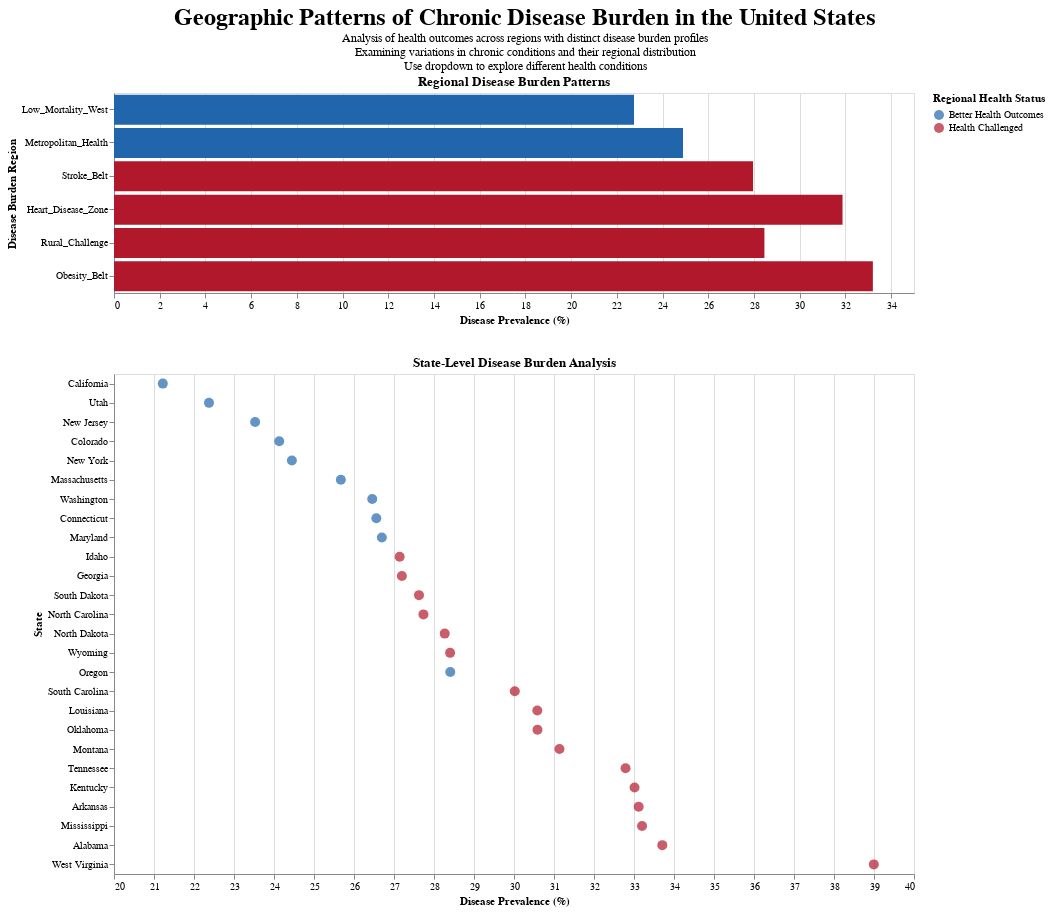

Here is the notebook cell this chart was saved with:
### Markdown cell above
### Analysis of Chronic Disease prevalence by Disease Burden Clusters
This grouping aligns with known chronic disease patterns

### Code cell
import altair as alt
import pandas as pd
import numpy as np
from vega_datasets import data
from typing import Dict, List, Tuple

def create_health_outcomes_analysis(
    df: pd.DataFrame,
    health_outcomes: Dict[str, str]
) -> alt.Chart:
    """
    Creates an interactive visualization of chronic disease patterns and health outcomes
    across regions characterized by their disease burden profiles, highlighting geographic
    variations in health conditions and their relationship to regional health characteristics.
    """
    disease_burden_regions = {
        'Diabetes_Belt': ['AL', 'MS', 'GA', 'SC', 'NC', 'TN', 'KY'],    # High diabetes prevalence
        'Stroke_Belt': ['NC', 'SC', 'GA', 'AL', 'MS', 'TN', 'AR', 'LA'], # High stroke rates
        'Heart_Disease_Zone': ['WV', 'KY', 'TN', 'OK', 'MS', 'AL'],      # High cardiovascular disease
        'Low_Mortality_West': ['CA', 'WA', 'OR', 'CO', 'UT'],            # Better health outcomes
        'Metropolitan_Health': ['NY', 'NJ', 'MA', 'CT', 'MD'],           # Urban health patterns
        'Rural_Challenge': ['MT', 'ID', 'WY', 'ND', 'SD'],               # Access challenges
        'Obesity_Belt': ['MS', 'AL', 'WV', 'KY', 'AR', 'LA']            # High obesity rates
    }
    
    # Define region types for color coding
    favorable_regions = ['Low_Mortality_West', 'Metropolitan_Health']
    challenged_regions = ['Diabetes_Belt', 'Stroke_Belt', 'Heart_Disease_Zone', 
                         'Rural_Challenge', 'Obesity_Belt']
    
    # Add disease burden region column and region type
    df['HealthRegion'] = df['StateAbbr'].map({
        state: region
        for region, states in disease_burden_regions.items()
        for state in states
    })
    
    df['RegionType'] = df['HealthRegion'].apply(
        lambda x: 'Better Health Outcomes' if x in favorable_regions else 'Health Challenged'
    )
    
    # Calculate regional statistics with confidence intervals
    regional_stats = []
    for measure in health_outcomes.keys():
        measure_col = f'{measure}_CrudePrev'
        
        region_data = df.groupby(['HealthRegion', 'RegionType']).agg({
            measure_col: ['mean', 'std', 'count']
        }).reset_index()
        
        # Calculate 95% confidence intervals
        region_data['CI_lower'] = region_data[(measure_col, 'mean')] - 1.96 * (
            region_data[(measure_col, 'std')] / np.sqrt(region_data[(measure_col, 'count')])
        )
        region_data['CI_upper'] = region_data[(measure_col, 'mean')] + 1.96 * (
            region_data[(measure_col, 'std')] / np.sqrt(region_data[(measure_col, 'count')])
        )
        
        region_data.columns = ['HealthRegion', 'RegionType'] + [
            f'{measure}_{stat}' for stat in ['mean', 'std', 'count', 'CI_lower', 'CI_upper']
        ]
        regional_stats.append(region_data)
    
    regional_data = regional_stats[0]
    for data in regional_stats[1:]:
        regional_data = regional_data.merge(data, on=['HealthRegion', 'RegionType'])
    
    # Create state-level statistics
    state_stats = []
    for measure in health_outcomes.keys():
        measure_col = f'{measure}_CrudePrev'
        
        state_data = df.groupby(['StateAbbr', 'StateDesc', 'HealthRegion', 'RegionType']).agg({
            measure_col: ['mean', 'std', 'count']
        }).reset_index()
        
        state_data.columns = ['StateAbbr', 'StateDesc', 'HealthRegion', 'RegionType'] + [
            f'{measure}_{stat}' for stat in ['mean', 'std', 'count']
        ]
        state_stats.append(state_data)
    
    state_data = state_stats[0]
    for data in state_stats[1:]:
        state_data = state_data.merge(data, on=['StateAbbr', 'StateDesc', 'HealthRegion', 'RegionType'])
    
    # Create measure selection with descriptive labels
    measure_select = alt.binding_select(
        options=list(health_outcomes.keys()),
        labels=[desc.split('among')[0].strip() for desc in health_outcomes.values()],
        name="Health Condition: "
    )
    
    selection = alt.param(
        name='health_outcome',
        value=list(health_outcomes.keys())[0],
        bind=measure_select
    )
    
    # Define color schemes for different region types
    color_scale = alt.Scale(
        domain=['Better Health Outcomes', 'Health Challenged'],
        range=['#2166ac', '#b2182b']  # Blue for better outcomes, Red for challenged
    )
    
    # Create regional comparison chart
    regional_chart = alt.Chart(regional_data).mark_bar().encode(
        x=alt.X('value:Q', 
                title='Disease Prevalence (%)',
                scale=alt.Scale(zero=False)),
        y=alt.Y('HealthRegion:N', 
                title='Disease Burden Region',
                sort=['Low_Mortality_West', 'Metropolitan_Health',
                      'Diabetes_Belt', 'Stroke_Belt', 'Heart_Disease_Zone', 
                      'Rural_Challenge', 'Obesity_Belt']),
        color=alt.Color('RegionType:N',
                       scale=color_scale,
                       legend=alt.Legend(title='Regional Health Status')),
        tooltip=[
            alt.Tooltip('HealthRegion:N', title='Region'),
            alt.Tooltip('RegionType:N', title='Health Status'),
            alt.Tooltip('value:Q', title='Prevalence (%)', format='.1f'),
            alt.Tooltip('CI_lower:Q', title='95% CI Lower', format='.1f'),
            alt.Tooltip('CI_upper:Q', title='95% CI Upper', format='.1f')
        ]
    ).transform_calculate(
        value=f'datum[{selection.name} + "_mean"]',
        CI_lower=f'datum[{selection.name} + "_CI_lower"]',
        CI_upper=f'datum[{selection.name} + "_CI_upper"]'
    ).properties(
        width=800,
        height=200,
        title='Regional Disease Burden Patterns'
    )
    
    # Create state-level detail chart
    state_chart = alt.Chart(state_data).mark_circle(size=100).encode(
        x=alt.X('value:Q', 
                title='Disease Prevalence (%)',
                scale=alt.Scale(zero=False)),
        y=alt.Y('StateDesc:N', 
                title='State',
                sort=alt.EncodingSortField(field='value', op='mean', order='ascending')),
        color=alt.Color('RegionType:N',
                       scale=color_scale,
                       legend=alt.Legend(title='Regional Health Status')),
        tooltip=[
            alt.Tooltip('StateDesc:N', title='State'),
            alt.Tooltip('HealthRegion:N', title='Region'),
            alt.Tooltip('RegionType:N', title='Health Status'),
            alt.Tooltip('value:Q', title='Prevalence (%)', format='.1f'),
            alt.Tooltip('std:Q', title='Std Dev', format='.2f')
        ]
    ).transform_calculate(
        value=f'datum[{selection.name} + "_mean"]',
        std=f'datum[{selection.name} + "_std"]'
    ).properties(
        width=800,
        height=500,
        title='State-Level Disease Burden Analysis'
    )
    
    # Combine visualizations
    final_viz = alt.vconcat(
        regional_chart,
        state_chart,
        spacing=30
    ).properties(
        title={
            'text': 'Geographic Patterns of Chronic Disease Burden in the United States',
            'subtitle': [
                'Analysis of health outcomes across regions with distinct disease burden profiles',
                'Examining variations in chronic conditions and their regional distribution',
                'Use dropdown to explore different health conditions'
            ],
            'fontSize': 24,
            'anchor': 'middle'
        }
    ).add_params(
        selection
    )
    
    return final_viz

def main():
    # Enable Altair to work in Jupyter
    alt.renderers.enable('default')
    
    # Define health outcome measures
    health_outcomes = {
        'ARTHRITIS': 'Arthritis among adults aged ≥18 years',
        'BPHIGH': 'High blood pressure among adults aged ≥18 years',
        'CANCER': 'Cancer (excluding skin cancer) among adults aged ≥18 years',
        'CASTHMA': 'Current asthma among adults aged ≥18 years',
        'CHD': 'Coronary heart disease among adults aged ≥18 years',
        'COPD': 'Chronic obstructive pulmonary disease among adults aged ≥18 years',
        'DEPRESSION': 'Depression among adults aged ≥18 years',
        'DIABETES': 'Diagnosed diabetes among adults aged ≥18 years',
        'HIGHCHOL': 'High cholesterol among adults aged ≥18 years',
        'STROKE': 'Stroke among adults aged ≥18 years'
    }
    
    # Load data
    file_path = get_file_path(2024)
    df = pd.read_csv(file_path)
    
    # Create visualization
    chart = create_health_outcomes_analysis(df, health_outcomes)
    
    # Display in notebook
    display(chart)
    
    return chart

if __name__ == "__main__":
    chart = main()
    # Save chart to HTML file
    chart.save(PROJECT_ROOT / 'results' / 'regional_analysis' / 'health_outcomes_analysis.html')

### Figure 1 — Vega-Lite specification as saved in the notebook (floating-point values rounded to 4 significant figures)
{"config": {"view": {"continuousWidth": 300, "continuousHeight": 300}}, "vconcat": [{"data": {"name": "data-3494096a9a82e49a92afc19e0c044db2"}, "mark": {"type": "bar"}, "encoding": {"color": {"field": "RegionType", "legend": {"title": "Regional Health Status"}, "scale": {"domain": ["Better Health Outcomes", "Health Challenged"], "range": ["#2166ac", "#b2182b"]}, "type": "nominal"}, "tooltip": [{"field": "HealthRegion", "title": "Region", "type": "nominal"}, {"field": "RegionType", "title": "Health Status", "type": "nominal"}, {"field": "value", "format": ".1f", "title": "Prevalence (%)", "type": "quantitative"}, {"field": "CI_lower", "format": ".1f", "title": "95% CI Lower", "type": "quantitative"}, {"field": "CI_upper", "format": ".1f", "title": "95% CI Upper", "type": "quantitative"}], "x": {"field": "value", "scale": {"zero": false}, "title": "Disease Prevalence (%)", "type": "quantitative"}, "y": {"field": "HealthRegion", "sort": ["Low_Mortality_West", "Metropolitan_Health", "Diabetes_Belt", "Stroke_Belt", "Heart_Disease_Zone", "Rural_Challenge", "Obesity_Belt"], "title": "Disease Burden Region", "type": "nominal"}}, "height": 200, "title": "Regional Disease Burden Patterns", "transform": [{"calculate": "datum[health_outcome + \"_mean\"]", "as": "value"}, {"calculate": "datum[health_outcome + \"_CI_lower\"]", "as": "CI_lower"}, {"calculate": "datum[health_outcome + \"_CI_upper\"]", "as": "CI_upper"}], "width": 800}, {"data": {"name": "data-24864adc8b6b3555bb9734eb5b6455d5"}, "mark": {"type": "circle", "size": 100}, "encoding": {"color": {"field": "RegionType", "legend": {"title": "Regional Health Status"}, "scale": {"domain": ["Better Health Outcomes", "Health Challenged"], "range": ["#2166ac", "#b2182b"]}, "type": "nominal"}, "tooltip": [{"field": "StateDesc", "title": "State", "type": "nominal"}, {"field": "HealthRegion", "title": "Region", "type": "nominal"}, {"field": "RegionType", "title": "Health Status", "type": "nominal"}, {"field": "value", "format": ".1f", "title": "Prevalence (%)", "type": "quantitative"}, {"field": "std", "format": ".2f", "title": "Std Dev", "type": "quantitative"}], "x": {"field": "value", "scale": {"zero": false}, "title": "Disease Prevalence (%)", "type": "quantitative"}, "y": {"field": "StateDesc", "sort": {"field": "value", "op": "mean", "order": "ascending"}, "title": "State", "type": "nominal"}}, "height": 500, "title": "State-Level Disease Burden Analysis", "transform": [{"calculate": "datum[health_outcome + \"_mean\"]", "as": "value"}, {"calculate": "datum[health_outcome + \"_std\"]", "as": "std"}], "width": 800}], "params": [{"name": "health_outcome", "bind": {"input": "select", "options": ["ARTHRITIS", "BPHIGH", "CANCER", "CASTHMA", "CHD", "COPD", "DEPRESSION", "DIABETES", "HIGHCHOL", "STROKE"], "labels": ["Arthritis", "High blood pressure", "Cancer (excluding skin cancer)", "Current asthma", "Coronary heart disease", "Chronic obstructive pulmonary disease", "Depression", "Diagnosed diabetes", "High cholesterol", "Stroke"], "name": "Health Condition: "}, "value": "ARTHRITIS"}], "spacing": 30, "title": {"text": "Geographic Patterns of Chronic Disease Burden in the United States", "subtitle": ["Analysis of health outcomes across regions with distinct disease burden profiles", "Examining variations in chronic conditions and their regional distribution", "Use dropdown to explore different health conditions"], "fontSize": 24, "anchor": "middle"}, "$schema": "https://vega.github.io/schema/vega-lite/v5.20.1.json", "datasets": {"data-3494096a9a82e49a92afc19e0c044db2": [{"HealthRegion": "Heart_Disease_Zone", "RegionType": "Health Challenged", "ARTHRITIS_mean": 31.87, "ARTHRITIS_std": 6.09, "ARTHRITIS_count": 2880, "ARTHRITIS_CI_lower": 31.65, "ARTHRITIS_CI_upper": 32.1, "BPHIGH_mean": 38.85, "BPHIGH_std": 6.673, "BPHIGH_count": 2880, "BPHIGH_CI_lower": 38.61, "BPHIGH_CI_upper": 39.09, "CANCER_mean": 8.06, "CANCER_std": 2.184, "CANCER_count": 2880, "CANCER_CI_lower": 7.98, "CANCER_CI_upper": 8.14, "CASTHMA_mean": 12.08, "CASTHMA_std": 1.246, "CASTHMA_count": 2880, "CASTHMA_CI_lower": 12.03, "CASTHMA_CI_upper": 12.12, "CHD_mean": 8.097, "CHD_std": 2.155, "CHD_count": 2880, "CHD_CI_lower": 8.018, "CHD_CI_upper": 8.175, "COPD_mean": 9.706, "COPD_std": 3.101, "COPD_count": 2880, "COPD_CI_lower": 9.593, "COPD_CI_upper": 9.819, "DEPRESSION_mean": 28.85, "DEPRESSION_std": 2.864, "DEPRESSION_count": 2880, "DEPRESSION_CI_lower": 28.74, "DEPRESSION_CI_upper": 28.95, "DIABETES_mean": 14.33, "DIABETES_std": 3.765, "DIABETES_count": 2880, "DIABETES_CI_lower": 14.19, "DIABETES_CI_upper": 14.47, "HIGHCHOL_mean": 36.97, "HIGHCHOL_std": 4.597, "HIGHCHOL_count": 2880, "HIGHCHOL_CI_lower": 36.8, "HIGHCHOL_CI_upper": 37.13, "STROKE_mean": 4.237, "STROKE_std": 1.383, "STROKE_count": 2880, "STROKE_CI_lower": 4.186, "STROKE_CI_upper": 4.287}, {"HealthRegion": "Low_Mortality_West", "RegionType": "Better Health Outcomes", "ARTHRITIS_mean": 22.75, "ARTHRITIS_std": 5.909, "ARTHRITIS_count": 13980, "ARTHRITIS_CI_lower": 22.65, "ARTHRITIS_CI_upper": 22.85, "BPHIGH_mean": 28.65, "BPHIGH_std": 5.272, "BPHIGH_count": 13980, "BPHIGH_CI_lower": 28.56, "BPHIGH_CI_upper": 28.74, "CANCER_mean": 7.322, "CANCER_std": 2.7, "CANCER_count": 13980, "CANCER_CI_lower": 7.278, "CANCER_CI_upper": 7.367, "CASTHMA_mean": 10.37, "CASTHMA_std": 1.325, "CASTHMA_count": 13980, "CASTHMA_CI_lower": 10.35, "CASTHMA_CI_upper": 10.4, "CHD_mean": 5.888, "CHD_std": 1.78, "CHD_count": 13980, "CHD_CI_lower": 5.859, "CHD_CI_upper": 5.918, "COPD_mean": 5.769, "COPD_std": 1.969, "COPD_count": 13980, "COPD_CI_lower": 5.737, "COPD_CI_upper": 5.802, "DEPRESSION_mean": 22.69, "DEPRESSION_std": 3.507, "DEPRESSION_count": 13980, "DEPRESSION_CI_lower": 22.63, "DEPRESSION_CI_upper": 22.75, "DIABETES_mean": 10.92, "DIABETES_std": 2.996, "DIABETES_count": 13980, "DIABETES_CI_lower": 10.87, "DIABETES_CI_upper": 10.97, "HIGHCHOL_mean": 33.39, "HIGHCHOL_std": 4.313, "HIGHCHOL_count": 13980, "HIGHCHOL_CI_lower": 33.32, "HIGHCHOL_CI_upper": 33.46, "STROKE_mean": 3.206, "STROKE_std": 0.98, "STROKE_count": 13980, "STROKE_CI_lower": 3.189, "STROKE_CI_upper": 3.222}, {"HealthRegion": "Metropolitan_Health", "RegionType": "Better Health Outcomes", "ARTHRITIS_mean": 24.89, "ARTHRITIS_std": 5.674, "ARTHRITIS_count": 11389, "ARTHRITIS_CI_lower": 24.79, "ARTHRITIS_CI_upper": 25.0, "BPHIGH_mean": 31.49, "BPHIGH_std": 6.142, "BPHIGH_count": 11389, "BPHIGH_CI_lower": 31.38, "BPHIGH_CI_upper": 31.6, "CANCER_mean": 7.564, "CANCER_std": 2.607, "CANCER_count": 11389, "CANCER_CI_lower": 7.516, "CANCER_CI_upper": 7.612, "CASTHMA_mean": 10.67, "CASTHMA_std": 1.605, "CASTHMA_count": 11389, "CASTHMA_CI_lower": 10.64, "CASTHMA_CI_upper": 10.7, "CHD_mean": 6.358, "CHD_std": 1.734, "CHD_count": 11389, "CHD_CI_lower": 6.326, "CHD_CI_upper": 6.39, "COPD_mean": 6.085, "COPD_std": 2.111, "COPD_count": 11389, "COPD_CI_lower": 6.047, "COPD_CI_upper": 6.124, "DEPRESSION_mean": 19.72, "DEPRESSION_std": 3.646, "DEPRESSION_count": 11389, "DEPRESSION_CI_lower": 19.65, "DEPRESSION_CI_upper": 19.79, "DIABETES_mean": 10.96, "DIABETES_std": 3.183, "DIABETES_count": 11389, "DIABETES_CI_lower": 10.9, "DIABETES_CI_upper": 11.02, "HIGHCHOL_mean": 34.73, "HIGHCHOL_std": 4.159, "HIGHCHOL_count": 11389, "HIGHCHOL_CI_lower": 34.66, "HIGHCHOL_CI_upper": 34.81, "STROKE_mean": 3.364, "STROKE_std": 1.124, "STROKE_count": 11389, "STROKE_CI_lower": 3.343, "STROKE_CI_upper": 3.384}, {"HealthRegion": "Obesity_Belt", "RegionType": "Health Challenged", "ARTHRITIS_mean": 33.2, "ARTHRITIS_std": 5.913, "ARTHRITIS_count": 6333, "ARTHRITIS_CI_lower": 33.05, "ARTHRITIS_CI_upper": 33.35, "BPHIGH_mean": 42.01, "BPHIGH_std": 7.103, "BPHIGH_count": 6333, "BPHIGH_CI_lower": 41.83, "BPHIGH_CI_upper": 42.18, "CANCER_mean": 8.202, "CANCER_std": 1.999, "CANCER_count": 6333, "CANCER_CI_lower": 8.153, "CANCER_CI_upper": 8.251, "CASTHMA_mean": 11.16, "CASTHMA_std": 1.269, "CASTHMA_count": 6333, "CASTHMA_CI_lower": 11.12, "CASTHMA_CI_upper": 11.19, "CHD_mean": 8.535, "CHD_std": 2.098, "CHD_count": 6333, "CHD_CI_lower": 8.483, "CHD_CI_upper": 8.587, "COPD_mean": 10.11, "COPD_std": 3.204, "COPD_count": 6333, "COPD_CI_lower": 10.03, "COPD_CI_upper": 10.19, "DEPRESSION_mean": 25.83, "DEPRESSION_std": 3.294, "DEPRESSION_count": 6333, "DEPRESSION_CI_lower": 25.75, "DEPRESSION_CI_upper": 25.91, "DIABETES_mean": 15.41, "DIABETES_std": 4.18, "DIABETES_count": 6333, "DIABETES_CI_lower": 15.31, "DIABETES_CI_upper": 15.52, "HIGHCHOL_mean": 37.51, "HIGHCHOL_std": 4.107, "HIGHCHOL_count": 6333, "HIGHCHOL_CI_lower": 37.41, "HIGHCHOL_CI_upper": 37.61, "STROKE_mean": 4.671, "STROKE_std": 1.583, "STROKE_count": 6333, "STROKE_CI_lower": 4.632, "STROKE_CI_upper": 4.71}, {"HealthRegion": "Rural_Challenge", "RegionType": "Health Challenged", "ARTHRITIS_mean": 28.46, "ARTHRITIS_std": 5.458, "ARTHRITIS_count": 1401, "ARTHRITIS_CI_lower": 28.17, "ARTHRITIS_CI_upper": 28.74, "BPHIGH_mean": 32.15, "BPHIGH_std": 5.377, "BPHIGH_count": 1401, "BPHIGH_CI_lower": 31.87, "BPHIGH_CI_upper": 32.43, "CANCER_mean": 8.777, "CANCER_std": 2.081, "CANCER_count": 1401, "CANCER_CI_lower": 8.668, "CANCER_CI_upper": 8.886, "CASTHMA_mean": 10.77, "CASTHMA_std": 1.127, "CASTHMA_count": 1401, "CASTHMA_CI_lower": 10.71, "CASTHMA_CI_upper": 10.83, "CHD_mean": 7.201, "CHD_std": 1.873, "CHD_count": 1401, "CHD_CI_lower": 7.103, "CHD_CI_upper": 7.299, "COPD_mean": 7.199, "COPD_std": 1.981, "COPD_count": 1401, "COPD_CI_lower": 7.095, "COPD_CI_upper": 7.303, "DEPRESSION_mean": 22.49, "DEPRESSION_std": 3.0, "DEPRESSION_count": 1401, "DEPRESSION_CI_lower": 22.33, "DEPRESSION_CI_upper": 22.65, "DIABETES_mean": 10.28, "DIABETES_std": 2.44, "DIABETES_count": 1401, "DIABETES_CI_lower": 10.15, "DIABETES_CI_upper": 10.4, "HIGHCHOL_mean": 32.89, "HIGHCHOL_std": 4.14, "HIGHCHOL_count": 1401, "HIGHCHOL_CI_lower": 32.67, "HIGHCHOL_CI_upper": 33.11, "STROKE_mean": 3.646, "STROKE_std": 1.046, "STROKE_count": 1401, "STROKE_CI_lower": 3.591, "STROKE_CI_upper": 3.7}, {"HealthRegion": "Stroke_Belt", "RegionType": "Health Challenged", "ARTHRITIS_mean": 27.96, "ARTHRITIS_std": 6.239, "ARTHRITIS_count": 6743, "ARTHRITIS_CI_lower": 27.81, "ARTHRITIS_CI_upper": 28.11, "BPHIGH_mean": 37.38, "BPHIGH_std": 7.569, "BPHIGH_count": 6743, "BPHIGH_CI_lower": 37.2, "BPHIGH_CI_upper": 37.56, "CANCER_mean": 7.771, "CANCER_std": 2.405, "CANCER_count": 6743, "CANCER_CI_lower": 7.714, "CANCER_CI_upper": 7.829, "CASTHMA_mean": 10.4, "CASTHMA_std": 1.244, "CASTHMA_count": 6743, "CASTHMA_CI_lower": 10.38, "CASTHMA_CI_upper": 10.43, "CHD_mean": 7.012, "CHD_std": 2.109, "CHD_count": 6743, "CHD_CI_lower": 6.962, "CHD_CI_upper": 7.062, "COPD_mean": 7.906, "COPD_std": 2.82, "COPD_count": 6743, "COPD_CI_lower": 7.839, "COPD_CI_upper": 7.973, "DEPRESSION_mean": 21.74, "DEPRESSION_std": 2.55, "DEPRESSION_count": 6743, "DEPRESSION_CI_lower": 21.68, "DEPRESSION_CI_upper": 21.8, "DIABETES_mean": 13.02, "DIABETES_std": 3.855, "DIABETES_count": 6743, "DIABETES_CI_lower": 12.93, "DIABETES_CI_upper": 13.11, "HIGHCHOL_mean": 35.92, "HIGHCHOL_std": 4.877, "HIGHCHOL_count": 6743, "HIGHCHOL_CI_lower": 35.81, "HIGHCHOL_CI_upper": 36.04, "STROKE_mean": 4.085, "STROKE_std": 1.498, "STROKE_count": 6743, "STROKE_CI_lower": 4.049, "STROKE_CI_upper": 4.121}], "data-24864adc8b6b3555bb9734eb5b6455d5": [{"StateAbbr": "AL", "StateDesc": "Alabama", "HealthRegion": "Obesity_Belt", "RegionType": "Health Challenged", "ARTHRITIS_mean": 33.71, "ARTHRITIS_std": 5.765, "ARTHRITIS_count": 1430, "BPHIGH_mean": 42.55, "BPHIGH_std": 7.439, "BPHIGH_count": 1430, "CANCER_mean": 8.141, "CANCER_std": 2.007, "CANCER_count": 1430, "CASTHMA_mean": 10.87, "CASTHMA_std": 1.19, "CASTHMA_count": 1430, "CHD_mean": 8.549, "CHD_std": 2.084, "CHD_count": 1430, "COPD_mean": 9.461, "COPD_std": 2.915, "COPD_count": 1430, "DEPRESSION_mean": 24.5, "DEPRESSION_std": 2.579, "DEPRESSION_count": 1430, "DIABETES_mean": 15.58, "DIABETES_std": 4.654, "DIABETES_count": 1430, "HIGHCHOL_mean": 37.44, "HIGHCHOL_std": 4.119, "HIGHCHOL_count": 1430, "STROKE_mean": 4.713, "STROKE_std": 1.703, "STROKE_count": 1430}, {"StateAbbr": "AR", "StateDesc": "Arkansas", "HealthRegion": "Obesity_Belt", "RegionType": "Health Challenged", "ARTHRITIS_mean": 33.12, "ARTHRITIS_std": 5.951, "ARTHRITIS_count": 821, "BPHIGH_mean": 41.69, "BPHIGH_std": 6.982, "BPHIGH_count": 821, "CANCER_mean": 8.555, "CANCER_std": 2.173, "CANCER_count": 821, "CASTHMA_mean": 11.32, "CASTHMA_std": 1.027, "CASTHMA_count": 821, "CHD_mean": 9.105, "CHD_std": 2.238, "CHD_count": 821, "COPD_mean": 9.938, "COPD_std": 2.738, "COPD_count": 821, "DEPRESSION_mean": 27.01, "DEPRESSION_std": 2.392, "DEPRESSION_count": 821, "DIABETES_mean": 15.55, "DIABETES_std": 3.907, "DIABETES_count": 821, "HIGHCHOL_mean": 37.41, "HIGHCHOL_std": 4.259, "HIGHCHOL_count": 821, "STROKE_mean": 4.661, "STROKE_std": 1.427, "STROKE_count": 821}, {"StateAbbr": "CA", "StateDesc": "California", "HealthRegion": "Low_Mortality_West", "RegionType": "Better Health Outcomes", "ARTHRITIS_mean": 21.22, "ARTHRITIS_std": 5.048, "ARTHRITIS_count": 9070, "BPHIGH_mean": 28.72, "BPHIGH_std": 4.963, "BPHIGH_count": 9070, "CANCER_mean": 6.855, "CANCER_std": 2.686, "CANCER_count": 9070, "CASTHMA_mean": 9.896, "CASTHMA_std": 1.192, "CASTHMA_count": 9070, "CHD_mean": 5.865, "CHD_std": 1.694, "CHD_count": 9070, "COPD_mean": 5.656, "COPD_std": 1.915, "COPD_count": 9070, "DEPRESSION_mean": 21.22, "DEPRESSION_std": 2.892, "DEPRESSION_count": 9070, "DIABETES_mean": 11.68, "DIABETES_std": 2.929, "DIABETES_count": 9070, "HIGHCHOL_mean": 34.3, "HIGHCHOL_std": 3.991, "HIGHCHOL_count": 9070, "STROKE_mean": 3.255, "STROKE_std": 0.9741, "STROKE_count": 9070}, {"StateAbbr": "CO", "StateDesc": "Colorado", "HealthRegion": "Low_Mortality_West", "RegionType": "Better Health Outcomes", "ARTHRITIS_mean": 24.13, "ARTHRITIS_std": 5.608, "ARTHRITIS_count": 1437, "BPHIGH_mean": 26.41, "BPHIGH_std": 5.035, "BPHIGH_count": 1437, "CANCER_mean": 7.962, "CANCER_std": 2.519, "CANCER_count": 1437, "CASTHMA_mean": 10.91, "CASTHMA_std": 0.8068, "CASTHMA_count": 1437, "CHD_mean": 5.587, "CHD_std": 1.715, "CHD_count": 1437, "COPD_mean": 5.763, "COPD_std": 1.819, "COPD_count": 1437, "DEPRESSION_mean": 23.39, "DEPRESSION_std": 2.274, "DEPRESSION_count": 1437, "DIABETES_mean": 8.576, "DIABETES_std": 2.422, "DIABETES_count": 1437, "HIGHCHOL_mean": 30.73, "HIGHCHOL_std": 4.474, "HIGHCHOL_count": 1437, "STROKE_mean": 2.935, "STROKE_std": 0.899, "STROKE_count": 1437}, {"StateAbbr": "CT", "StateDesc": "Connecticut", "HealthRegion": "Metropolitan_Health", "RegionType": "Better Health Outcomes", "ARTHRITIS_mean": 26.56, "ARTHRITIS_std": 4.652, "ARTHRITIS_count": 876, "BPHIGH_mean": 31.43, "BPHIGH_std": 4.869, "BPHIGH_count": 876, "CANCER_mean": 8.443, "CANCER_std": 2.537, "CANCER_count": 876, "CASTHMA_mean": 12.05, "CASTHMA_std": 1.566, "CASTHMA_count": 876, "CHD_mean": 6.361, "CHD_std": 1.306, "CHD_count": 876, "COPD_mean": 6.366, "COPD_std": 1.717, "COPD_count": 876, "DEPRESSION_mean": 21.94, "DEPRESSION_std": 2.757, "DEPRESSION_count": 876, "DIABETES_mean": 10.53, "DIABETES_std": 2.84, "DIABETES_count": 876, "HIGHCHOL_mean": 33.93, "HIGHCHOL_std": 3.602, "HIGHCHOL_count": 876, "STROKE_mean": 3.306, "STROKE_std": 0.8851, "STROKE_count": 876}, {"StateAbbr": "GA", "StateDesc": "Georgia", "HealthRegion": "Stroke_Belt", "RegionType": "Health Challenged", "ARTHRITIS_mean": 27.2, "ARTHRITIS_std": 6.221, "ARTHRITIS_count": 2784, "BPHIGH_mean": 38.0, "BPHIGH_std": 7.63, "BPHIGH_count": 2784, "CANCER_mean": 7.273, "CANCER_std": 2.287, "CANCER_count": 2784, "CASTHMA_mean": 10.61, "CASTHMA_std": 1.336, "CASTHMA_count": 2784, "CHD_mean": 6.612, "CHD_std": 2.056, "CHD_count": 2784, "COPD_mean": 7.675, "COPD_std": 2.922, "COPD_count": 2784, "DEPRESSION_mean": 20.77, "DEPRESSION_std": 2.434, "DEPRESSION_count": 2784, "DIABETES_mean": 13.02, "DIABETES_std": 3.877, "DIABETES_count": 2784, "HIGHCHOL_mean": 35.48, "HIGHCHOL_std": 4.915, "HIGHCHOL_count": 2784, "STROKE_mean": 3.954, "STROKE_std": 1.507, "STROKE_count": 2784}, {"StateAbbr": "ID", "StateDesc": "Idaho", "HealthRegion": "Rural_Challenge", "RegionType": "Health Challenged", "ARTHRITIS_mean": 27.14, "ARTHRITIS_std": 5.169, "ARTHRITIS_count": 455, "BPHIGH_mean": 31.95, "BPHIGH_std": 5.377, "BPHIGH_count": 455, "CANCER_mean": 8.596, "CANCER_std": 2.03, "CANCER_count": 455, "CASTHMA_mean": 10.95, "CASTHMA_std": 0.8177, "CASTHMA_count": 455, "CHD_mean": 6.924, "CHD_std": 1.797, "CHD_count": 455, "COPD_mean": 6.882, "COPD_std": 1.898, "COPD_count": 455, "DEPRESSION_mean": 23.77, "DEPRESSION_std": 2.211, "DEPRESSION_count": 455, "DIABETES_mean": 10.37, "DIABETES_std": 2.291, "DIABETES_count": 455, "HIGHCHOL_mean": 32.78, "HIGHCHOL_std": 4.029, "HIGHCHOL_count": 455, "STROKE_mean": 3.524, "STROKE_std": 0.9336, "STROKE_count": 455}, {"StateAbbr": "KY", "StateDesc": "Kentucky", "HealthRegion": "Obesity_Belt", "RegionType": "Health Challenged", "ARTHRITIS_mean": 33.01, "ARTHRITIS_std": 5.489, "ARTHRITIS_count": 1299, "BPHIGH_mean": 39.88, "BPHIGH_std": 5.803, "BPHIGH_count": 1299, "CANCER_mean": 8.645, "CANCER_std": 1.728, "CANCER_count": 1299, "CASTHMA_mean": 11.45, "CASTHMA_std": 1.096, "CASTHMA_count": 1299, "CHD_mean": 8.483, "CHD_std": 2.033, "CHD_count": 1299, "COPD_mean": 11.04, "COPD_std": 3.489, "COPD_count": 1299, "DEPRESSION_mean": 27.27, "DEPRESSION_std": 2.464, "DEPRESSION_count": 1299, "DIABETES_mean": 14.35, "DIABETES_std": 3.283, "DIABETES_count": 1299, "HIGHCHOL_mean": 37.29, "HIGHCHOL_std": 4.087, "HIGHCHOL_count": 1299, "STROKE_mean": 4.278, "STROKE_std": 1.28, "STROKE_count": 1299}, {"StateAbbr": "LA", "StateDesc": "Louisiana", "HealthRegion": "Obesity_Belt", "RegionType": "Health Challenged", "ARTHRITIS_mean": 30.58, "ARTHRITIS_std": 5.283, "ARTHRITIS_count": 1367, "BPHIGH_mean": 41.0, "BPHIGH_std": 7.526, "BPHIGH_count": 1367, "CANCER_mean": 7.347, "CANCER_std": 1.857, "CANCER_count": 1367, "CASTHMA_mean": 10.86, "CASTHMA_std": 1.339, "CASTHMA_count": 1367, "CHD_mean": 7.817, "CHD_std": 1.965, "CHD_count": 1367, "COPD_mean": 9.287, "COPD_std": 3.044, "COPD_count": 1367, "DEPRESSION_mean": 27.11, "DEPRESSION_std": 2.5, "DEPRESSION_count": 1367, "DIABETES_mean": 15.44, "DIABETES_std": 4.618, "DIABETES_count": 1367, "HIGHCHOL_mean": 37.45, "HIGHCHOL_std": 3.814, "HIGHCHOL_count": 1367, "STROKE_mean": 4.798, "STROKE_std": 1.801, "STROKE_count": 1367}, {"StateAbbr": "MA", "StateDesc": "Massachusetts", "HealthRegion": "Metropolitan_Health", "RegionType": "Better Health Outcomes", "ARTHRITIS_mean": 25.67, "ARTHRITIS_std": 6.019, "ARTHRITIS_count": 1597, "BPHIGH_mean": 28.78, "BPHIGH_std": 5.681, "BPHIGH_count": 1597, "CANCER_mean": 8.2, "CANCER_std": 2.544, "CANCER_count": 1597, "CASTHMA_mean": 11.65, "CASTHMA_std": 1.215, "CASTHMA_count": 1597, "CHD_mean": 6.467, "CHD_std": 1.827, "CHD_count": 1597, "COPD_mean": 6.113, "COPD_std": 2.102, "COPD_count": 1597, "DEPRESSION_mean": 23.6, "DEPRESSION_std": 2.539, "DEPRESSION_count": 1597, "DIABETES_mean": 9.679, "DIABETES_std": 2.901, "DIABETES_count": 1597, "HIGHCHOL_mean": 33.95, "HIGHCHOL_std": 4.867, "HIGHCHOL_count": 1597, "STROKE_mean": 3.091, "STROKE_std": 0.9919, "STROKE_count": 1597}, {"StateAbbr": "MD", "StateDesc": "Maryland", "HealthRegion": "Metropolitan_Health", "RegionType": "Better Health Outcomes", "ARTHRITIS_mean": 26.7, "ARTHRITIS_std": 5.745, "ARTHRITIS_count": 1458, "BPHIGH_mean": 35.16, "BPHIGH_std": 6.557, "BPHIGH_count": 1458, "CANCER_mean": 7.382, "CANCER_std": 2.541, "CANCER_count": 1458, "CASTHMA_mean": 11.05, "CASTHMA_std": 1.424, "CASTHMA_count": 1458, "CHD_mean": 6.077, "CHD_std": 1.738, "CHD_count": 1458, "COPD_mean": 6.134, "COPD_std": 2.249, "COPD_count": 1458, "DEPRESSION_mean": 20.21, "DEPRESSION_std": 3.368, "DEPRESSION_count": 1458, "DIABETES_mean": 12.32, "DIABETES_std": 3.441, "DIABETES_count": 1458, "HIGHCHOL_mean": 35.74, "HIGHCHOL_std": 4.138, "HIGHCHOL_count": 1458, "STROKE_mean": 3.59, "STROKE_std": 1.289, "STROKE_count": 1458}, {"StateAbbr": "MS", "StateDesc": "Mississippi", "HealthRegion": "Obesity_Belt", "RegionType": "Health Challenged", "ARTHRITIS_mean": 33.2, "ARTHRITIS_std": 5.079, "ARTHRITIS_count": 870, "BPHIGH_mean": 45.38, "BPHIGH_std": 7.315, "BPHIGH_count": 870, "CANCER_mean": 7.615, "CANCER_std": 1.735, "CANCER_count": 870, "CASTHMA_mean": 10.63, "CASTHMA_std": 1.173, "CASTHMA_count": 870, "CHD_mean": 8.426, "CHD_std": 1.872, "CHD_count": 870, "COPD_mean": 9.712, "COPD_std": 2.74, "COPD_count": 870, "DEPRESSION_mean": 21.21, "DEPRESSION_std": 2.243, "DEPRESSION_count": 870, "DIABETES_mean": 16.01, "DIABETES_std": 4.425, "DIABETES_count": 870, "HIGHCHOL_mean": 36.42, "HIGHCHOL_std": 3.596, "HIGHCHOL_count": 870, "STROKE_mean": 5.019, "STROKE_std": 1.694, "STROKE_count": 870}, {"StateAbbr": "MT", "StateDesc": "Montana", "HealthRegion": "Rural_Challenge", "RegionType": "Health Challenged", "ARTHRITIS_mean": 31.14, "ARTHRITIS_std": 5.639, "ARTHRITIS_count": 317, "BPHIGH_mean": 32.07, "BPHIGH_std": 5.548, "BPHIGH_count": 317, "CANCER_mean": 9.323, "CANCER_std": 2.082, "CANCER_count": 317, "CASTHMA_mean": 11.33, "CASTHMA_std": 1.187, "CASTHMA_count": 317, "CHD_mean": 7.391, "CHD_std": 1.838, "CHD_count": 317, "COPD_mean": 7.579, "COPD_std": 2.088, "COPD_count": 317, "DEPRESSION_mean": 24.46, "DEPRESSION_std": 2.437, "DEPRESSION_count": 317, "DIABETES_mean": 9.913, "DIABETES_std": 2.455, "DIABETES_count": 317, "HIGHCHOL_mean": 31.72, "HIGHCHOL_std": 3.941, "HIGHCHOL_count": 317, "STROKE_mean": 3.904, "STROKE_std": 1.099, "STROKE_count": 317}, {"StateAbbr": "NC", "StateDesc": "North Carolina", "HealthRegion": "Stroke_Belt", "RegionType": "Health Challenged", "ARTHRITIS_mean": 27.74, "ARTHRITIS_std": 6.191, "ARTHRITIS_count": 2647, "BPHIGH_mean": 35.84, "BPHIGH_std": 7.231, "BPHIGH_count": 2647, "CANCER_mean": 7.967, "CANCER_std": 2.433, "CANCER_count": 2647, "CASTHMA_mean": 10.23, "CASTHMA_std": 1.138, "CASTHMA_count": 2647, "CHD_mean": 7.244, "CHD_std": 2.184, "CHD_count": 2647, "COPD_mean": 8.008, "COPD_std": 2.809, "COPD_count": 2647, "DEPRESSION_mean": 22.89, "DEPRESSION_std": 2.24, "DEPRESSION_count": 2647, "DIABETES_mean": 12.61, "DIABETES_std": 3.672, "DIABETES_count": 2647, "HIGHCHOL_mean": 35.86, "HIGHCHOL_std": 4.86, "HIGHCHOL_count": 2647, "STROKE_mean": 4.074, "STROKE_std": 1.464, "STROKE_count": 2647}, {"StateAbbr": "ND", "StateDesc": "North Dakota", "HealthRegion": "Rural_Challenge", "RegionType": "Health Challenged", "ARTHRITIS_mean": 28.27, "ARTHRITIS_std": 5.989, "ARTHRITIS_count": 228, "BPHIGH_mean": 32.66, "BPHIGH_std": 5.832, "BPHIGH_count": 228, "CANCER_mean": 8.616, "CANCER_std": 2.31, "CANCER_count": 228, "CASTHMA_mean": 10.77, "CASTHMA_std": 0.9711, "CASTHMA_count": 228, "CHD_mean": 7.008, "CHD_std": 2.038, "CHD_count": 228, "COPD_mean": 6.96, "COPD_std": 1.917, "COPD_count": 228, "DEPRESSION_mean": 21.69, "DEPRESSION_std": 2.142, "DEPRESSION_count": 228, "DIABETES_mean": 10.31, "DIABETES_std": 2.615, "DIABETES_count": 228, "HIGHCHOL_mean": 32.88, "HIGHCHOL_std": 4.608, "HIGHCHOL_count": 228, "STROKE_mean": 3.453, "STROKE_std": 1.053, "STROKE_count": 228}, {"StateAbbr": "NJ", "StateDesc": "New Jersey", "HealthRegion": "Metropolitan_Health", "RegionType": "Better Health Outcomes", "ARTHRITIS_mean": 23.53, "ARTHRITIS_std": 5.115, "ARTHRITIS_count": 2169, "BPHIGH_mean": 31.02, "BPHIGH_std": 5.773, "BPHIGH_count": 2169, "CANCER_mean": 7.49, "CANCER_std": 2.708, "CANCER_count": 2169, "CASTHMA_mean": 9.549, "CASTHMA_std": 1.32, "CASTHMA_count": 2169, "CHD_mean": 6.155, "CHD_std": 1.713, "CHD_count": 2169, "COPD_mean": 5.538, "COPD_std": 1.809, "COPD_count": 2169, "DEPRESSION_mean": 16.73, "DEPRESSION_std": 2.137, "DEPRESSION_count": 2169, "DIABETES_mean": 10.52, "DIABETES_std": 2.816, "DIABETES_count": 2169, "HIGHCHOL_mean": 35.42, "HIGHCHOL_std": 3.766, "HIGHCHOL_count": 2169, "STROKE_mean": 3.242, "STROKE_std": 1.056, "STROKE_count": 2169}, {"StateAbbr": "NY", "StateDesc": "New York", "HealthRegion": "Metropolitan_Health", "RegionType": "Better Health Outcomes", "ARTHRITIS_mean": 24.45, "ARTHRITIS_std": 5.7, "ARTHRITIS_count": 5289, "BPHIGH_mean": 31.5, "BPHIGH_std": 6.004, "BPHIGH_count": 5289, "CANCER_mean": 7.307, "CANCER_std": 2.55, "CANCER_count": 5289, "CASTHMA_mean": 10.5, "CASTHMA_std": 1.495, "CASTHMA_count": 5289, "CHD_mean": 6.486, "CHD_std": 1.758, "CHD_count": 5289, "COPD_mean": 6.242, "COPD_std": 2.209, "COPD_count": 5289, "DEPRESSION_mean": 19.27, "DEPRESSION_std": 3.335, "DEPRESSION_count": 5289, "DIABETES_mean": 11.23, "DIABETES_std": 3.201, "DIABETES_count": 5289, "HIGHCHOL_mean": 34.55, "HIGHCHOL_std": 4.076, "HIGHCHOL_count": 5289, "STROKE_mean": 3.444, "STROKE_std": 1.154, "STROKE_count": 5289}, {"StateAbbr": "OK", "StateDesc": "Oklahoma", "HealthRegion": "Heart_Disease_Zone", "RegionType": "Health Challenged", "ARTHRITIS_mean": 30.59, "ARTHRITIS_std": 5.557, "ARTHRITIS_count": 1198, "BPHIGH_mean": 39.05, "BPHIGH_std": 6.077, "BPHIGH_count": 1198, "CANCER_mean": 7.701, "CANCER_std": 1.86, "CANCER_count": 1198, "CASTHMA_mean": 12.44, "CASTHMA_std": 1.137, "CASTHMA_count": 1198, "CHD_mean": 8.448, "CHD_std": 2.101, "CHD_count": 1198, "COPD_mean": 9.096, "COPD_std": 2.792, "COPD_count": 1198, "DEPRESSION_mean": 27.73, "DEPRESSION_std": 2.314, "DEPRESSION_count": 1198, "DIABETES_mean": 13.85, "DIABETES_std": 3.33, "DIABETES_count": 1198, "HIGHCHOL_mean": 37.24, "HIGHCHOL_std": 4.045, "HIGHCHOL_count": 1198, "STROKE_mean": 4.265, "STROKE_std": 1.287, "STROKE_count": 1198}, {"StateAbbr": "OR", "StateDesc": "Oregon", "HealthRegion": "Low_Mortality_West", "RegionType": "Better Health Outcomes", "ARTHRITIS_mean": 28.41, "ARTHRITIS_std": 6.361, "ARTHRITIS_count": 993, "BPHIGH_mean": 31.06, "BPHIGH_std": 6.044, "BPHIGH_count": 993, "CANCER_mean": 8.763, "CANCER_std": 2.394, "CANCER_count": 993, "CASTHMA_mean": 11.46, "CASTHMA_std": 0.9086, "CASTHMA_count": 993, "CHD_mean": 7.157, "CHD_std": 2.118, "CHD_count": 993, "COPD_mean": 7.206, "COPD_std": 2.293, "COPD_count": 993, "DEPRESSION_mean": 26.17, "DEPRESSION_std": 2.348, "DEPRESSION_count": 993, "DIABETES_mean": 10.65, "DIABETES_std": 2.574, "DIABETES_count": 993, "HIGHCHOL_mean": 31.7, "HIGHCHOL_std": 3.887, "HIGHCHOL_count": 993, "STROKE_mean": 3.612, "STROKE_std": 1.063, "STROKE_count": 993}, {"StateAbbr": "SC", "StateDesc": "South Carolina", "HealthRegion": "Stroke_Belt", "RegionType": "Health Challenged", "ARTHRITIS_mean": 30.02, "ARTHRITIS_std": 5.924, "ARTHRITIS_count": 1312, "BPHIGH_mean": 39.19, "BPHIGH_std": 7.528, "BPHIGH_count": 1312, "CANCER_mean": 8.433, "CANCER_std": 2.375, "CANCER_count": 1312, "CASTHMA_mean": 10.32, "CASTHMA_std": 1.187, "CASTHMA_count": 1312, "CHD_mean": 7.393, "CHD_std": 1.916, "CHD_count": 1312, "COPD_mean": 8.189, "COPD_std": 2.574, "COPD_count": 1312, "DEPRESSION_mean": 21.49, "DEPRESSION_std": 2.441, "DEPRESSION_count": 1312, "DIABETES_mean": 13.86, "DIABETES_std": 4.032, "DIABETES_count": 1312, "HIGHCHOL_mean": 37.0, "HIGHCHOL_std": 4.666, "HIGHCHOL_count": 1312, "STROKE_mean": 4.385, "STROKE_std": 1.506, "STROKE_count": 1312}, {"StateAbbr": "SD", "StateDesc": "South Dakota", "HealthRegion": "Rural_Challenge", "RegionType": "Health Challenged", "ARTHRITIS_mean": 27.62, "ARTHRITIS_std": 4.41, "ARTHRITIS_count": 242, "BPHIGH_mean": 32.79, "BPHIGH_std": 5.053, "BPHIGH_count": 242, "CANCER_mean": 8.637, "CANCER_std": 1.96, "CANCER_count": 242, "CASTHMA_mean": 9.834, "CASTHMA_std": 1.29, "CASTHMA_count": 242, "CHD_mean": 7.864, "CHD_std": 1.913, "CHD_count": 242, "COPD_mean": 7.173, "COPD_std": 2.096, "COPD_count": 242, "DEPRESSION_mean": 18.57, "DEPRESSION_std": 1.841, "DEPRESSION_count": 242, "DIABETES_mean": 10.43, "DIABETES_std": 2.735, "DIABETES_count": 242, "HIGHCHOL_mean": 34.73, "HIGHCHOL_std": 3.77, "HIGHCHOL_count": 242, "STROKE_mean": 3.818, "STROKE_std": 1.216, "STROKE_count": 242}, {"StateAbbr": "TN", "StateDesc": "Tennessee", "HealthRegion": "Heart_Disease_Zone", "RegionType": "Health Challenged", "ARTHRITIS_mean": 32.79, "ARTHRITIS_std": 6.287, "ARTHRITIS_count": 1682, "BPHIGH_mean": 38.71, "BPHIGH_std": 7.065, "BPHIGH_count": 1682, "CANCER_mean": 8.316, "CANCER_std": 2.355, "CANCER_count": 1682, "CASTHMA_mean": 11.82, "CASTHMA_std": 1.255, "CASTHMA_count": 1682, "CHD_mean": 7.846, "CHD_std": 2.158, "CHD_count": 1682, "COPD_mean": 10.14, "COPD_std": 3.235, "COPD_count": 1682, "DEPRESSION_mean": 29.64, "DEPRESSION_std": 2.953, "DEPRESSION_count": 1682, "DIABETES_mean": 14.67, "DIABETES_std": 4.013, "DIABETES_count": 1682, "HIGHCHOL_mean": 36.77, "HIGHCHOL_std": 4.945, "HIGHCHOL_count": 1682, "STROKE_mean": 4.217, "STROKE_std": 1.447, "STROKE_count": 1682}, {"StateAbbr": "UT", "StateDesc": "Utah", "HealthRegion": "Low_Mortality_West", "RegionType": "Better Health Outcomes", "ARTHRITIS_mean": 22.37, "ARTHRITIS_std": 5.21, "ARTHRITIS_count": 710, "BPHIGH_mean": 26.45, "BPHIGH_std": 5.033, "BPHIGH_count": 710, "CANCER_mean": 7.219, "CANCER_std": 2.186, "CANCER_count": 710, "CASTHMA_mean": 11.24, "CASTHMA_std": 0.7583, "CASTHMA_count": 710, "CHD_mean": 5.004, "CHD_std": 1.493, "CHD_count": 710, "COPD_mean": 4.98, "COPD_std": 1.397, "COPD_count": 710, "DEPRESSION_mean": 26.74, "DEPRESSION_std": 2.477, "DEPRESSION_count": 710, "DIABETES_mean": 8.999, "DIABETES_std": 2.217, "DIABETES_count": 710, "HIGHCHOL_mean": 30.32, "HIGHCHOL_std": 4.287, "HIGHCHOL_count": 710, "STROKE_mean": 2.654, "STROKE_std": 0.7822, "STROKE_count": 710}, {"StateAbbr": "WA", "StateDesc": "Washington", "HealthRegion": "Low_Mortality_West", "RegionType": "Better Health Outcomes", "ARTHRITIS_mean": 26.46, "ARTHRITIS_std": 6.394, "ARTHRITIS_count": 1770, "BPHIGH_mean": 29.64, "BPHIGH_std": 5.641, "BPHIGH_count": 1770, "CANCER_mean": 8.434, "CANCER_std": 2.544, "CANCER_count": 1770, "CASTHMA_mean": 11.44, "CASTHMA_std": 1.368, "CASTHMA_count": 1770, "CHD_mean": 5.895, "CHD_std": 1.799, "CHD_count": 1770, "COPD_mean": 5.865, "COPD_std": 1.986, "COPD_count": 1770, "DEPRESSION_mean": 26.1, "DEPRESSION_std": 2.849, "DEPRESSION_count": 1770, "DIABETES_mean": 9.844, "DIABETES_std": 2.531, "DIABETES_count": 1770, "HIGHCHOL_mean": 33.08, "HIGHCHOL_std": 4.214, "HIGHCHOL_count": 1770, "STROKE_mean": 3.166, "STROKE_std": 0.9497, "STROKE_count": 1770}, {"StateAbbr": "WV", "StateDesc": "West Virginia", "HealthRegion": "Obesity_Belt", "RegionType": "Health Challenged", "ARTHRITIS_mean": 39.0, "ARTHRITIS_std": 5.593, "ARTHRITIS_count": 546, "BPHIGH_mean": 43.32, "BPHIGH_std": 5.111, "BPHIGH_count": 546, "CANCER_mean": 9.854, "CANCER_std": 1.552, "CANCER_count": 546, "CASTHMA_mean": 12.52, "CASTHMA_std": 0.9346, "CASTHMA_count": 546, "CHD_mean": 9.74, "CHD_std": 1.965, "CHD_count": 546, "COPD_mean": 12.56, "COPD_std": 3.213, "COPD_count": 546, "DEPRESSION_mean": 28.31, "DEPRESSION_std": 2.44, "DEPRESSION_count": 546, "DIABETES_mean": 16.27, "DIABETES_std": 2.963, "DIABETES_count": 546, "HIGHCHOL_mean": 40.23, "HIGHCHOL_std": 4.229, "HIGHCHOL_count": 546, "STROKE_mean": 4.643, "STROKE_std": 1.117, "STROKE_count": 546}, {"StateAbbr": "WY", "StateDesc": "Wyoming", "HealthRegion": "Rural_Challenge", "RegionType": "Health Challenged", "ARTHRITIS_mean": 28.4, "ARTHRITIS_std": 4.674, "ARTHRITIS_count": 159, "BPHIGH_mean": 31.14, "BPHIGH_std": 4.645, "BPHIGH_count": 159, "CANCER_mean": 8.646, "CANCER_std": 1.888, "CANCER_count": 159, "CASTHMA_mean": 10.56, "CASTHMA_std": 0.7185, "CASTHMA_count": 159, "CHD_mean": 6.881, "CHD_std": 1.535, "CHD_count": 159, "COPD_mean": 7.73, "COPD_std": 1.67, "COPD_count": 159, "DEPRESSION_mean": 22.02, "DEPRESSION_std": 2.198, "DEPRESSION_count": 159, "DIABETES_mean": 10.45, "DIABETES_std": 2.007, "DIABETES_count": 159, "HIGHCHOL_mean": 32.74, "HIGHCHOL_std": 3.745, "HIGHCHOL_count": 159, "STROKE_mean": 3.492, "STROKE_std": 0.7859, "STROKE_count": 159}]}}
